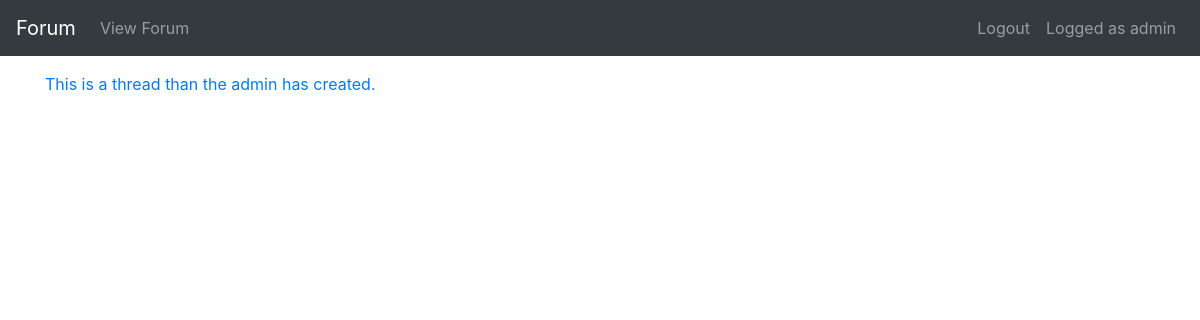
/forumapp/user/1, run on an earlier commit of the app's database.
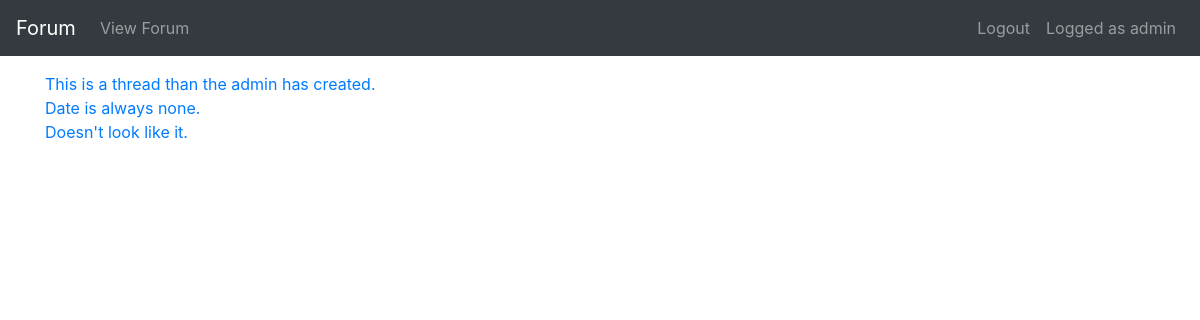
And on a later commit of the database.
### forumapp/models.py (models this page shows)
class ThreadResponse(models.Model):
    thread = models.ForeignKey(Thread, null=True, on_delete=models.SET_NULL)
    created_datetime = models.DateTimeField(null=True)
    responder = models.ForeignKey(User, null=True, on_delete=models.SET_NULL)
    message = models.TextField(max_length=1000)
    def __str__(self):
        return self.message

### forumapp/views.py (the view)
def user_view(request, pk):
    user = User.objects.get(id=pk)
    user_responses = ThreadResponse.objects.filter(responder=pk) \
        .exclude(thread__isnull=True)
    return render(
        request,
        'forumapp/user_view.html',
        context={
            'user': user,
            'user_responses': user_responses
        }
    )

### forumapp/templates/forumapp/user_view.html
{% extends 'forumapp/base.html' %}
{% block content %}
{% for response in user_responses %}
<div>
<a href="{% url 'thread-view' response.thread.forum.id response.thread.id %}">{{ response }}</a>
</div>
{% endfor %}
{% endblock %}

What changed in the data, as far as the page shows it:
added ThreadResponse: message "Date is always none."
added ThreadResponse: message "Doesn't look like it."
